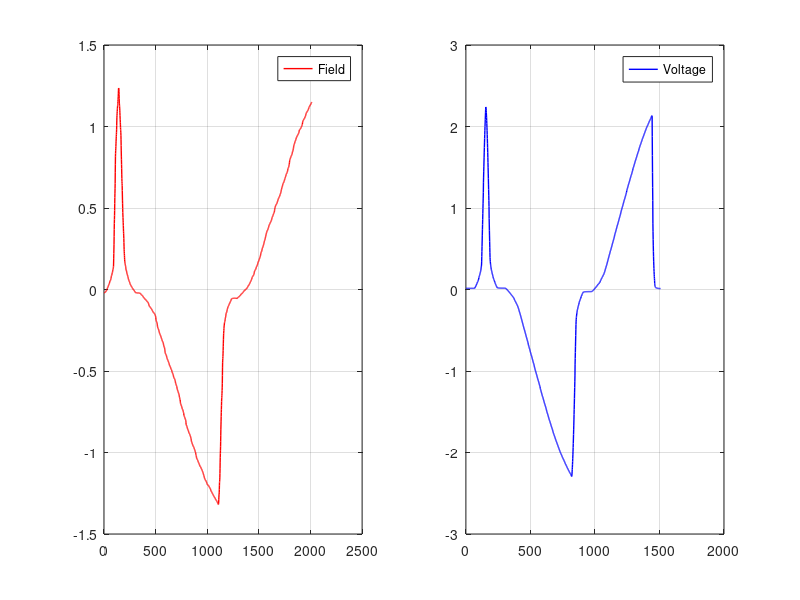

Here is the MATLAB script that generated this plot: (Note: this script raises an error after producing the figure.)
%% init
clc;
clear;
%% load files
f1=csvread('sensor_8_field_2.csv');
v1=csvread('sensor_8_voltages_2.csv');
%% Plot of measurements
figure(1);
subplot(1,2,1);
plot(f1,'r','Linewidth',1);
grid on
legend('Field');
subplot(1,2,2);
plot(v1,'b','Linewidth',1);
grid on
legend('Voltage');
%% Acquire data points
[f1_min,f1_min_i]=min(f1);
f1_p1=f1_min;
[f1_max,f1_max_i]=max(f1(1:f1_min_i));
f1_p2=f1_max;
[f1_max2,f1_max2_i]=max(f1(f1_min_i:end));
f1_d=diff(f1);
[f1_d_min,f1_d_i]=min(abs(f1_d(f1_max_i:f1_min_i)));
f1_p3=f1(f1_d_i+f1_max_i);
[f1_d2_min,f1_d2_i]=min(abs(f1_d(f1_min_i:f1_max2_i+f1_min_i-2)));
f1_p4=f1(f1_d2_i+f1_min_i);
[v1_min,v1_min_i]=min(v1);
v1_p1=v1_min;
[v1_max,v1_max_i]=max(v1(1:v1_min_i));
v1_p2=v1_max;
[v1_max2,v1_max2_i]=max(v1(v1_min_i:end));
v1_d=diff(v1);
[v1_d_min,v1_d_i]=min(abs(v1_d(v1_max_i:v1_min_i)));
v1_p3=v1(v1_d_i+v1_max_i);
[v1_d2_min,v1_d2_i]=min(abs(v1_d(v1_min_i:v1_max2_i+v1_min_i-2)));
v1_p4=v1(v1_d2_i+v1_min_i);
%% Linear model
x=[v1_p1,v1_p2,v1_p3,v1_p4];
y=[f1_p1,f1_p2,f1_p3,f1_p4];
linear_model=fitlm(x,y)
figure(2);
plot(linear_model)
grid on
%%
fitlm(y,x)